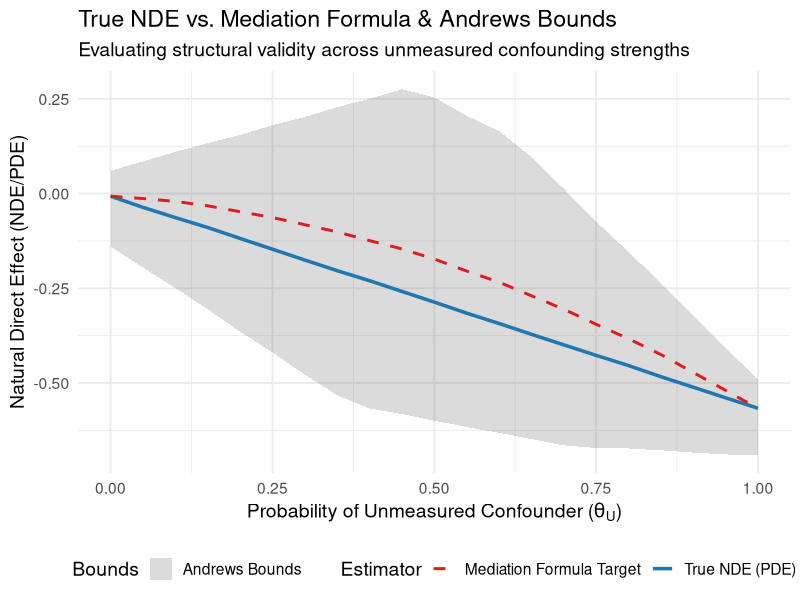

Write R code to recreate this figure.
## ---- chunk 1
Uconfounding_prob <- 0.5
## ---- chunk 2
generate_full_river_blindness <- function(n) {
  # Baseline variables
  U <- rbinom(n, size = 1, prob = Uconfounding_prob)
  A <- rbinom(n, size = 1, prob = 0.5)
  
  # S: Clinic access is perfectly compliant with A
  S <- A
  
  # M: Ivermectin treatment
  prob_M <- rep(NA, n)
  prob_M[A == 1] <- 0.5                     # Randomized in trial
  prob_M[A == 0] <- 0.1 + 0.8 * U[A == 0]   # Self-selected in observational
  M <- rbinom(n, size = 1, prob = prob_M)
  
  # R: Immunosuppressant 
  # Only accessible if S=1 AND M=1. If both are true, it depends on U.
  prob_R <- rep(0, n) 
  prob_R[S == 1 & M == 1] <- 0.1 + 0.8 * U[S == 1 & M == 1]
  R <- rbinom(n, size = 1, prob = prob_R)
  
  # Y: Diminished vision (Depends STRICTLY on M and R)
  prob_Y <- rep(NA, n)
  prob_Y[M == 0 & R == 0] <- 0.4  # Baseline risk (no treatment)
  prob_Y[M == 1 & R == 0] <- 0.8  # Immune reaction without suppression
  prob_Y[M == 1 & R == 1] <- 0.1  # Immune reaction mitigated by suppression
  
  Y <- rbinom(n, size = 1, prob = prob_Y)
  
  return(data.frame(U = U, A = A, S = S, M = M, R = R, Y = Y))
}
## ---- chunk 3
evaluate_true_pde_terms <- function(n_pop = 5000000) {
  
  # Generate the population's baseline inclination (U)
  U <- rbinom(n_pop, size = 1, prob = Uconfounding_prob)
  
  # Simulate the counterfactual mediator under a' = 0
  # Under A=0, patients self-select Ivermectin based on U.
  prob_M0 <- 0.1 + 0.8 * U
  M0 <- rbinom(n_pop, size = 1, prob = prob_M0)
  

  # Simulate Y(a'=0, M(0)) 
  # S(0) = 0 -> Clinic is closed -> Immunosuppressants (R) are strictly 0
  R_a0_M0 <- rep(0, n_pop)
  prob_Y_a0_M0 <- ifelse(M0 == 0 & R_a0_M0 == 0, 0.4,
                  ifelse(M0 == 1 & R_a0_M0 == 0, 0.8, 0.1))
  Y_a0_M0 <- rbinom(n_pop, size = 1, prob = prob_Y_a0_M0)
  
  # Simulate Y(a=1, M(0)) -> The Cross-World Counterfactual
  # S(1) = 1 -> Clinic is open -> R depends on M0 and U
  # R is only taken if the patient has the immune response (M0=1)
  prob_R_a1_M0 <- ifelse(M0 == 1, 0.1 + 0.8 * U, 0)
  R_a1_M0 <- rbinom(n_pop, size = 1, prob = prob_R_a1_M0)
  
  prob_Y_a1_M0 <- ifelse(M0 == 0 & R_a1_M0 == 0, 0.4,
                  ifelse(M0 == 1 & R_a1_M0 == 0, 0.8, 0.1))
  Y_a1_M0 <- rbinom(n_pop, size = 1, prob = prob_Y_a1_M0)

  # Compute Expectations and True PDE
  E_Y_a1_M0 <- mean(Y_a1_M0)
  E_Y_a0_M0 <- mean(Y_a0_M0)
  True_PDE  <- E_Y_a1_M0 - E_Y_a0_M0
  
  # Formatting the output cleanly
  results <- list(
    `E[Y(a=1, M(0))]` = E_Y_a1_M0,
    `E[Y(a=0, M(0))]` = E_Y_a0_M0,
    `True PDE`        = True_PDE
  )
  
  return(results)
}
## ---- chunk 4
set.seed(258)

# Evaluate the true nested counterfactuals over a massive population
true_pde_breakdown <- evaluate_true_pde_terms(n_pop = 5000000)

# Printout
for (name in names(true_pde_breakdown)) {
  cat(sprintf("%-20s: %.4f\n", name, true_pde_breakdown[[name]]))
}
## ---- chunk 5
evaluate_mediation_formula_terms <- function(dat, a = 1, a_prime = 0) {
  
  # 1. Calculate P(m | a') -> The probability of mediator under reference
  P_M1_aprime <- mean(dat$M[dat$A == a_prime] == 1)
  P_M0_aprime <- mean(dat$M[dat$A == a_prime] == 0)
  
  # 2. Calculate E[Y | m, a] -> Expected outcome under treatment & mediator
  E_Y_A_M1 <- mean(dat$Y[dat$A == a & dat$M == 1])
  E_Y_A_M0 <- mean(dat$Y[dat$A == a & dat$M == 0])
  
  # 3. Compute Term 1: sum_m { E[Y|m, a] * p(m|a') }
  term_1 <- (E_Y_A_M1 * P_M1_aprime) + (E_Y_A_M0 * P_M0_aprime)
  
  # 4. Compute Term 2: E[Y | A = a']
  term_2 <- mean(dat$Y[dat$A == a_prime])
  
  # 5. Compute Final PDE
  PDE_MF <- term_1 - term_2
  
  # Formatting the output
  results <- list(
    `a`                 = a,
    `a_prime`           = a_prime,
    `P(M=1 | A=a')`     = P_M1_aprime,
    `P(M=0 | A=a')`     = P_M0_aprime,
    `E[Y | M=1, A=a]`   = E_Y_A_M1,
    `E[Y | M=0, A=a]`   = E_Y_A_M0,
    `Term 1 (Sum)`      = term_1,
    `Term 2 (Baseline)` = term_2,
    `PDE (MF)`          = PDE_MF
  )
  
  return(results)
}
## ---- chunk 6
set.seed(258)

# Generate a massive population
pop_data <- generate_full_river_blindness(n = 5000000)

# Evaluate the terms for a'=0 to a=1
mf_breakdown <- evaluate_mediation_formula_terms(pop_data, a = 1, a_prime = 0)

# Printout
for (name in names(mf_breakdown)) {
  cat(sprintf("%-20s: %.4f\n", name, mf_breakdown[[name]]))
}
## ---- chunk 7
#| message: false
#| warning: false
library(ggplot2)
library(dplyr)
library(tidyr)

# Function to calculate true PDE, MF PDE, and Andrews bounds for a given U_prob
evaluate_bounds_over_u <- function(u_prob, n_pop = 1000000) {
  # 1. simulate the data
  U <- rbinom(n_pop, size = 1, prob = u_prob)
  A <- rbinom(n_pop, size = 1, prob = 0.5)
  S <- A
  
  prob_M <- ifelse(A == 1, 0.5, 0.1 + 0.8 * U)
  M <- rbinom(n_pop, size = 1, prob = prob_M)
  
  prob_R <- ifelse(S == 1 & M == 1, 0.1 + 0.8 * U, 0)
  R <- rbinom(n_pop, size = 1, prob = prob_R)
  
  prob_Y <- ifelse(M == 0 & R == 0, 0.4,
            ifelse(M == 1 & R == 0, 0.8, 0.1))
  Y <- rbinom(n_pop, size = 1, prob = prob_Y)
  
  dat <- data.frame(A = A, M = M, Y = Y)
  
  # 2. True PDE Calculation (Cross-World)
  M0 <- rbinom(n_pop, size = 1, prob = 0.1 + 0.8 * U)
  R_a0_M0 <- rep(0, n_pop)
  Y_a0_M0 <- rbinom(n_pop, size = 1, prob = ifelse(M0 == 0 & R_a0_M0 == 0, 0.4,
                                            ifelse(M0 == 1 & R_a0_M0 == 0, 0.8, 0.1)))
  
  prob_R_a1_M0 <- ifelse(M0 == 1, 0.1 + 0.8 * U, 0)
  R_a1_M0 <- rbinom(n_pop, size = 1, prob = prob_R_a1_M0)
  Y_a1_M0 <- rbinom(n_pop, size = 1, prob = ifelse(M0 == 0 & R_a1_M0 == 0, 0.4,
                                            ifelse(M0 == 1 & R_a1_M0 == 0, 0.8, 0.1)))
  
  true_pde <- mean(Y_a1_M0) - mean(Y_a0_M0)
  
  # 3. Mediation Formula (MF) Target
  P_M1_a0 <- mean(dat$M[dat$A == 0] == 1)
  P_M0_a0 <- mean(dat$M[dat$A == 0] == 0)
  
  E_Y_a1_m1 <- mean(dat$Y[dat$A == 1 & dat$M == 1])
  E_Y_a1_m0 <- mean(dat$Y[dat$A == 1 & dat$M == 0])
  E_Y_a0    <- mean(dat$Y[dat$A == 0])
  
  mf_pde <- (E_Y_a1_m1 * P_M1_a0 + E_Y_a1_m0 * P_M0_a0) - E_Y_a0
  
  # 4. Andrews Bounds Calculation
  cross_world_LB <- max(0, E_Y_a1_m1 + P_M1_a0 - 1) + max(0, E_Y_a1_m0 + P_M0_a0 - 1)
  cross_world_UB <- min(E_Y_a1_m1, P_M1_a0) + min(E_Y_a1_m0, P_M0_a0)
  
  bound_LB <- cross_world_LB - E_Y_a0
  bound_UB <- cross_world_UB - E_Y_a0
  
  return(data.frame(
    Uconfounding_prob = u_prob,
    True_PDE = true_pde,
    MF_PDE = mf_pde,
    Bound_Lower = bound_LB,
    Bound_Upper = bound_UB
  ))
}

# run simulation across different probabilities of U
set.seed(258)
u_probs_seq <- seq(0, 1, by = 0.05)
sim_results <- do.call(rbind, lapply(u_probs_seq, evaluate_bounds_over_u, n_pop = 1000000))

# plot the discrepancy and bounds
ggplot(sim_results, aes(x = Uconfounding_prob)) +
  geom_ribbon(aes(ymin = Bound_Lower, ymax = Bound_Upper, fill = "Andrews Bounds"), alpha = 0.2) +
  geom_line(aes(y = True_PDE, color = "True NDE (PDE)"), size = 1.2) +
  geom_line(aes(y = MF_PDE, color = "Mediation Formula Target"), size = 1, linetype = "dashed") +
  theme_minimal(base_size = 14) +
  labs(
    title = "True NDE vs. Mediation Formula & Andrews Bounds",
    subtitle = "Evaluating structural validity across unmeasured confounding strengths",
    x = bquote("Probability of Unmeasured Confounder ("*theta[U]*")"),
    y = "Natural Direct Effect (NDE/PDE)",
    color = "Estimator",
    fill = "Bounds"
  ) +
  scale_color_manual(values = c("True NDE (PDE)" = "#1f78b4", "Mediation Formula Target" = "#e31a1c")) +
  scale_fill_manual(values = c("Andrews Bounds" = "grey30")) +
  theme(legend.position = "bottom")
